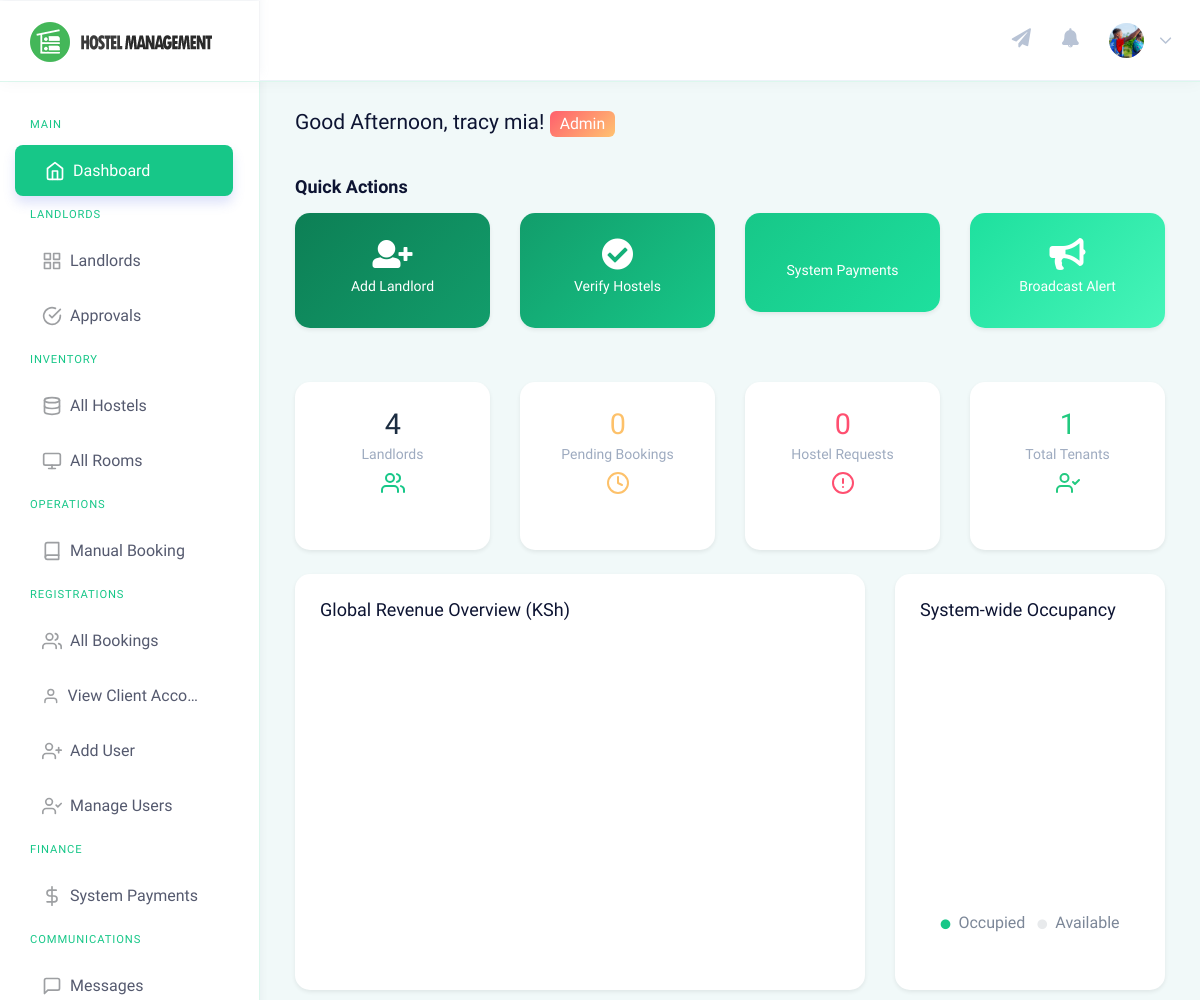
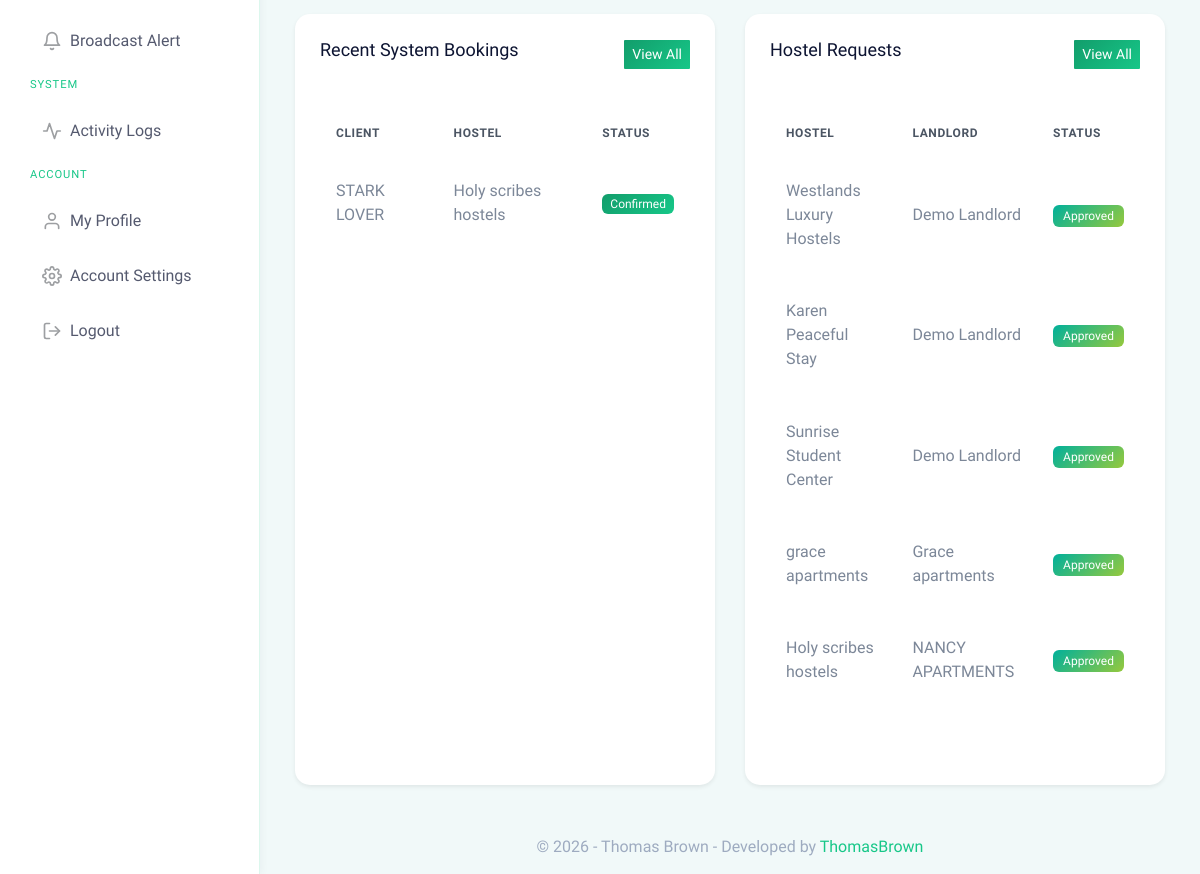
The page /admin/super_dashboard.php (signed in) on the database its author committed (2 pictures, top to bottom).
### tables this page shows
CREATE TABLE `users` (
  `id` int(11) NOT NULL,
  `tenant_id` int(11) DEFAULT NULL,
  `email` varchar(255) NOT NULL,
  `password` varchar(255) NOT NULL,
  `role` enum('admin','landlord','client','caretaker') NOT NULL,
  `full_name` varchar(255) NOT NULL,
  `first_name` varchar(255) DEFAULT NULL,
  `middle_name` varchar(255) DEFAULT NULL,
  `last_name` varchar(255) DEFAULT NULL,
  `gender` varchar(50) DEFAULT NULL,
  `contact_no` varchar(50) DEFAULT NULL,
  `profile_pic` varchar(255) DEFAULT NULL,
  `id_no` varchar(50) DEFAULT NULL,
  `status` enum('active','suspended') DEFAULT 'active',
  `created_at` timestamp NOT NULL DEFAULT current_timestamp(),
  `original_id` int(11) DEFAULT NULL,
  `original_table` varchar(50) DEFAULT NULL,
  `assigned_hostel_id` int(11) DEFAULT NULL
);

CREATE TABLE `bookings` (
  `id` int(11) NOT NULL,
  `tenant_id` int(11) DEFAULT NULL,
  `hostel_id` int(11) DEFAULT NULL,
  `roomno` int(11) NOT NULL,
  `seater` int(11) NOT NULL,
  `feespm` int(11) NOT NULL,
  `stayfrom` date NOT NULL,
  `booking_status` varchar(50) DEFAULT 'pending',
  `duration` int(11) NOT NULL,
  `firstName` varchar(500) NOT NULL,
  `middleName` varchar(500) NOT NULL,
  `lastName` varchar(500) NOT NULL,
  `gender` varchar(250) NOT NULL,
  `contactno` varchar(50) NOT NULL,
  `emailid` varchar(500) NOT NULL,
  `egycontactno` varchar(50) NOT NULL,
  `guardianName` varchar(500) NOT NULL,
  `guardianRelation` varchar(500) NOT NULL,
  `guardianContactno` varchar(50) NOT NULL,
  `corresAddress` varchar(500) NOT NULL,
  `corresCIty` varchar(500) NOT NULL,
  `corresPincode` varchar(50) NOT NULL,
  `pmntAddress` varchar(500) NOT NULL,
  `pmntCity` varchar(500) NOT NULL,
  `pmntPincode` varchar(50) NOT NULL,
  `postingDate` timestamp NOT NULL DEFAULT current_timestamp(),
  `updationDate` varchar(500) NOT NULL DEFAULT ''
);

CREATE TABLE `hostels` (
  `id` int(11) NOT NULL,
  `tenant_id` int(11) NOT NULL,
  `name` varchar(255) NOT NULL,
  `description` text DEFAULT NULL,
  `address` varchar(500) NOT NULL,
  `city` varchar(100) NOT NULL,
  `state` varchar(100) DEFAULT NULL,
  `postal_code` varchar(20) DEFAULT NULL,
  `phone` varchar(20) DEFAULT NULL,
  `email` varchar(255) DEFAULT NULL,
  `status` enum('pending','approved','rejected','suspended') NOT NULL DEFAULT 'pending',
  `featured_image` varchar(500) DEFAULT NULL,
  `created_at` timestamp NOT NULL DEFAULT current_timestamp(),
  `updated_at` timestamp NOT NULL DEFAULT current_timestamp() ON UPDATE current_timestamp()
);

CREATE TABLE `tenants` (
  `id` int(11) NOT NULL,
  `name` varchar(255) NOT NULL,
  `code` varchar(50) NOT NULL,
  `admin_email` varchar(255) NOT NULL,
  `status` enum('active','suspended','pending') DEFAULT 'active',
  `created_at` timestamp NOT NULL DEFAULT current_timestamp()
);

### admin/super_dashboard.php (the view, shortened to what the rows shown need)
<?php
include('../includes/dbconn.php');
?>
<!DOCTYPE html>
<html dir="ltr" lang="en">
<head>
    <link href="../assets/extra-libs/c3/c3.min.css" rel="stylesheet">
    <link href="https://cdn.jsdelivr.net/npm/chartist@0.11.4/dist/chartist.min.css" rel="stylesheet">
    <link href="../assets/extra-libs/datatables.net-bs4/css/dataTables.bootstrap4.css" rel="stylesheet">
    <link href="../dist/css/style.min.css" rel="stylesheet">
    <link href="../assets/css/custom-gradients.css" rel="stylesheet">
    <link href="../assets/css/public-pages.css" rel="stylesheet">
    <link href="../dist/css/icons/font-awesome/css/fontawesome-all.min.css" rel="stylesheet">
</head>
<body>
    <div id="main-wrapper" data-theme="light" data-layout="vertical" data-navbarbg="skin6" data-sidebartype="full" data-sidebar-position="fixed" data-header-position="fixed" data-boxed-layout="full">
        <header class="topbar" data-navbarbg="skin6">
            <?php include 'includes/navigation.php'?>
        </header>
        <div class="page-wrapper">
            <div class="page-breadcrumb">
                <div class="row">
                    <div class="col-7 align-self-center">
                        <?php include 'includes/greetings-a.php'?>
                    </div>
                </div>
            </div>
            <div class="container-fluid">
                <div class="row">
                    <div class="col-md-3">
                        <div class="card border-right text-center h-100">
                            <div class="card-body">
                                <h2 class="text-dark mb-1 font-weight-medium">
                                    <?php
                                    $sql = "SELECT count(*) as count FROM tenants";
                                    $result = $mysqli->query($sql);
                                    $row = $result->fetch_assoc();
                                    echo $row['count'];
                                    ?>
                                </h2>
                            </div>
                        </div>
                    </div>
                    <div class="col-md-3">
                        <div class="card border-right text-center h-100">
                            <div class="card-body">
                                <h2 class="text-warning mb-1 font-weight-medium">
                                    <?php
                                    $sql = "SELECT count(*) as count FROM bookings WHERE booking_status='pending'";
                                    $result = $mysqli->query($sql);
                                    $row = $result->fetch_assoc();
                                    echo $row['count'];
                                    ?>
                                </h2>
                            </div>
                        </div>
                    </div>
                    <div class="col-md-3">
                        <div class="card border-right text-center h-100">
                            <div class="card-body">
                                <h2 class="text-danger mb-1 font-weight-medium">
                                    <?php
                                    $sql = "SELECT count(*) as count FROM hostels WHERE status='pending'";
                                    $result = $mysqli->query($sql);
                                    $row = $result->fetch_assoc();
                                    echo $row['count'];
                                    ?>
                                </h2>
                            </div>
                        </div>
                    </div>
                    <div class="col-md-3">
                        <div class="card text-center h-100">
                            <div class="card-body">
                                <h2 class="text-success mb-1 font-weight-medium">
                                    <?php
                                    $sql = "SELECT count(*) as count FROM bookings";
                                    $result = $mysqli->query($sql);
                                    $row = $result->fetch_assoc();
                                    echo $row['count'];
                                    ?>
                                </h2>
                            </div>
                        </div>
                    </div>
                </div>
                 <div class="row mt-4">
                    <div class="col-md-6">
                        <div class="card h-100">
                            <div class="card-body">
                                <div class="table-responsive">
                                    <table class="table table-hover">
                                        <thead>
                                            <tr>
                                                <th>Client</th>
                                                <th>Hostel</th>
                                                <th>Status</th>
                                            </tr>
                                        </thead>
                                        <tbody>
                                            <?php
                                            $sql = "SELECT r.*, h.name as hostel_name
                                                    FROM bookings r
                                                    LEFT JOIN hostels h ON r.hostel_id = h.id
                                                    ORDER BY r.id DESC LIMIT 5";
                                            $res = $mysqli->query($sql);
                                            while($row = $res->fetch_assoc()) {
                                                $sBadgeClass = 'badge-status-default';
                                                if($row['booking_status'] == 'confirmed') $sBadgeClass = 'badge-status-confirmed';
                                                echo "<tr>";
                                                echo "<td>".htmlentities($row['firstName'] . ' ' . $row['lastName'])."</td>";
                                                echo "<td>".htmlentities($row['hostel_name'])."</td>";
                                                echo "<td><span class='badge $sBadgeClass px-2 py-1'>".ucfirst($row['booking_status'])."</span></td>";
                                                echo "</tr>";
                                            }
                                            ?>
                                        </tbody>
                                    </table>
                                </div>
                            </div>
                        </div>
                    </div>
                    <div class="col-md-6">
                        <div class="card h-100">
                            <div class="card-body">
                                <div class="table-responsive">
                                    <table class="table table-hover">
                                        <thead>
                                            <tr>
                                                <th>Hostel</th>
                                                <th>Landlord</th>
                                                <th>Status</th>
                                            </tr>
                                        </thead>
                                        <tbody>
                                            <?php
                                            $sql = "SELECT h.*, t.name as tenant_name
                                                    FROM hostels h
                                                    JOIN tenants t ON h.tenant_id = t.id
                                                    ORDER BY h.created_at DESC LIMIT 5";
                                            $res = $mysqli->query($sql);
                                            while($row = $res->fetch_assoc()) {
                                                $statusBadge = ($row['status'] == 'pending') ? 'warning' : 'success';
                                                echo "<tr>";
                                                echo "<td>".htmlentities($row['name'])."</td>";
                                                echo "<td>".$row['tenant_name']."</td>";
                                                echo "<td><span class='badge badge-$statusBadge'>".ucfirst($row['status'])."</span></td>";
                                                echo "</tr>";
                                            }
                                            ?>
                                        </tbody>
                                    </table>
                                </div>
                            </div>
                        </div>
                    </div>
                 </div>
            </div>
            <?php include 'includes/footer.php' ?>
        </div>
    </div>
</body>
</html>

### admin/includes/navigation.php (shortened to what the rows shown need)
<nav class="navbar top-navbar navbar-expand-md">
                <div class="navbar-collapse collapse" id="navbarSupportedContent">
                    <ul class="navbar-nav float-right">
                        <li class="nav-item dropdown">
                            <a class="nav-link dropdown-toggle" href="javascript:void(0)" data-toggle="dropdown"
                                aria-haspopup="true" aria-expanded="false">
                                    <?php
                                    $aid=$_SESSION['id'];
                                        $ret="SELECT full_name, email, profile_pic from users where id=?";
                                        $stmt= $mysqli->prepare($ret) ;
                                        $stmt->bind_param('i',$aid);
                                        $stmt->execute();
                                        $res=$stmt->get_result();
                                        while($row=$res->fetch_object())
                                        {
                                            $userPic = $row->profile_pic ? "../uploads/profiles/" . $row->profile_pic : "../assets/images/users/admin-icn.png";
                                            ?>
                                <img src="<?php echo $userPic; ?>" alt="user" class="rounded-circle" width="35" height="35" style="object-fit: cover;">
                                <span class="ml-2 d-none d-lg-inline-block"><?php } ?><i data-feather="chevron-down"
                                        class="svg-icon"></i></span>
                            </a>
                        </li>
                    </ul>
                </div>
            </nav>

### admin/includes/greetings-a.php (shortened to what the rows shown need)
<?php
    $welcome_string="Welcome";
    $numeric_date=date("G");
    if($numeric_date>=0&&$numeric_date<=11)
    $welcome_string="Good Morning,";
    else if($numeric_date>=12&&$numeric_date<=17)
    $welcome_string="Good Afternoon,";
    else if($numeric_date>=18&&$numeric_date<=21)
    $welcome_string="Good Evening,";
    else if($numeric_date>=22&&$numeric_date<=24)
    $welcome_string="Good Night,";
        $aid=$_SESSION['id'];
        $ret="select full_name from users where id=?";
         $stmt= $mysqli->prepare($ret) ;
         $stmt->bind_param('i',$aid);
         $stmt->execute();
         $res=$stmt->get_result();
         while($row=$res->fetch_object())
         {
    echo "<h3 class='page-title text-truncate text-dark font-weight-medium mb-1'>$welcome_string $row->full_name! <span class='badge badge-danger'>Admin</span></h3>"; }
?>

### rows shown on the page
users: profile_pic (picture), full_name "tracy mia"
bookings: firstName+lastName "STARK LOVER", hostel.name "Holy scribes hostels", booking_status "Confirmed"
hostels: name "Westlands Luxury Hostels", tenant.name "Demo Landlord", status "Approved"
hostels: name "Karen Peaceful Stay", tenant.name "Demo Landlord", status "Approved"
hostels: name "Sunrise Student Center", tenant.name "Demo Landlord", status "Approved"
hostels: name "grace apartments", tenant.name "Grace apartments", status "Approved"
hostels: name "Holy scribes hostels", tenant.name "NANCY APARTMENTS", status "Approved"

### other values the page prints
$row['count'] "4"
$row['count'] "0"
$row['count'] "1"
